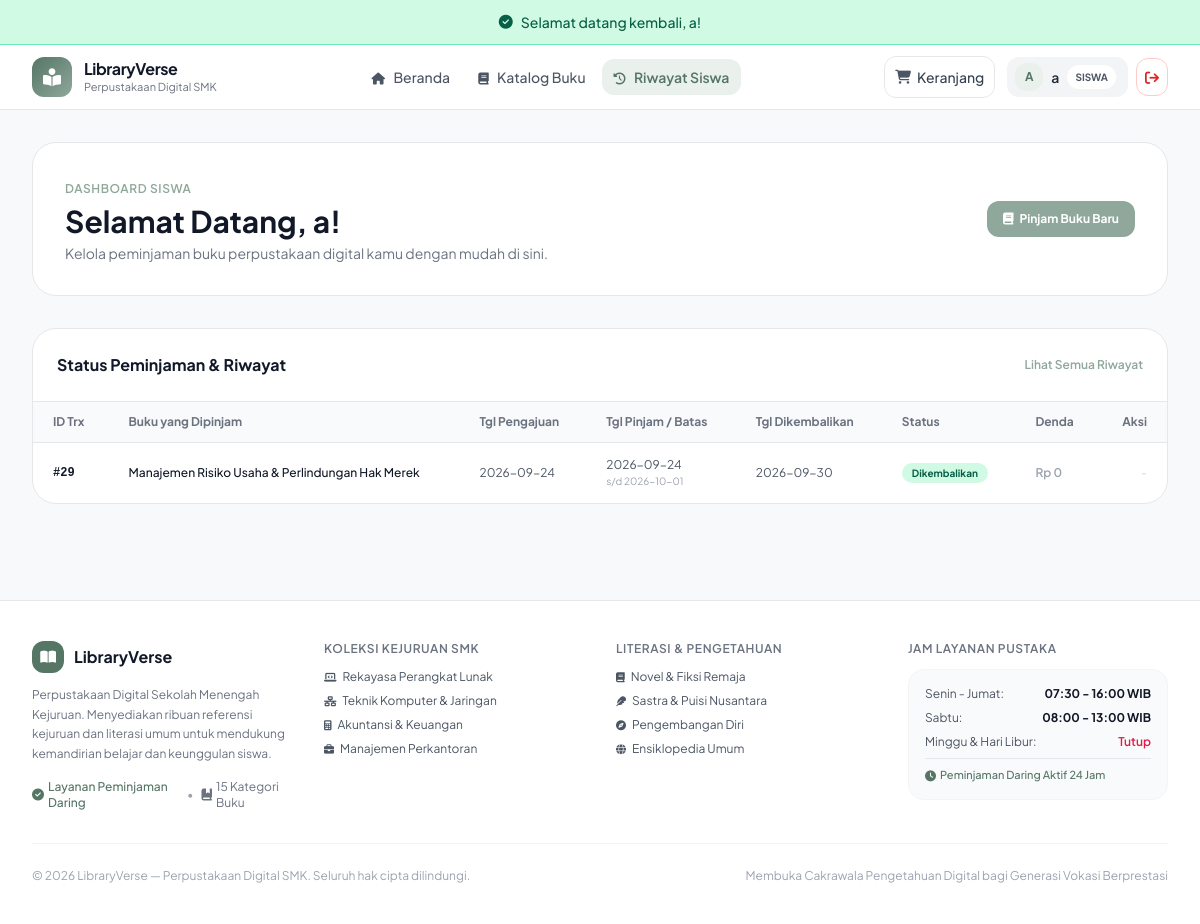
Page /index.php?c=user&a=dashboard (signed in) on the committed database.
### tables this page shows
CREATE TABLE `transaksi` (
  `id_transaksi` int(11) NOT NULL,
  `id_pengguna` int(11) DEFAULT NULL,
  `id_admin` int(11) DEFAULT NULL,
  `tgl_pengajuan` date NOT NULL,
  `tgl_pinjam` date DEFAULT NULL,
  `batas_kembali` date DEFAULT NULL,
  `tgl_kembali` date DEFAULT NULL,
  `status` enum('menunggu','dipinjam','menunggu_kembali','dikembalikan','ditolak') NOT NULL DEFAULT 'dipinjam',
  `total_denda` decimal(10,2) NOT NULL DEFAULT 0.00
);

### controller/UserController.php (called while the page is built, shortened)
<?php
require_once __DIR__ . '/../model/Transaksi.php';
require_once __DIR__ . '/../model/Buku.php';
class UserController extends Controller {
    private function resolveUserId() {
        return $_SESSION['user_id']
            ?? $_SESSION['id_pengguna']
            ?? $_SESSION['id']
            ?? $_SESSION['pengguna_id']
             ?? ($_SESSION['user']['id_pengguna'] ?? null)
            ?? null;
    }
    public function dashboard() {
        $userId = $this->resolveUserId();
        $transaksiModel = new Transaksi();
        $bukuModel = new Buku();
        $myTransactions = $transaksiModel->getByUser($userId);
        $pending = array_filter($myTransactions, fn($t) => $t['status'] === 'menunggu');
        $borrowed = array_filter($myTransactions, fn($t) => $t['status'] === 'dipinjam' || $t['status'] === 'menunggu_kembali' || empty($t['status']));
        $returned = array_filter($myTransactions, fn($t) => $t['status'] === 'dikembalikan');
        $activeLoans = array_merge($pending, $borrowed);
        $totalDenda = array_reduce($myTransactions, function($acc, $t) {
            return $acc + (int)($t['total_denda'] ?? 0);
        }, 0);
        $recommendedBooks = array_slice($bukuModel->getAllWithDetails(), 0, 4);
        $data = [
            'pageTitle' => 'Dashboard Siswa - ' . ($_SESSION['nama'] ?? $_SESSION['user']['nama_lengkap'] ?? 'Siswa'),
            'totalPending' => count($pending),
            'totalActive' => count($borrowed),
            'totalReturned' => count($returned),
            'activeLoans' => $activeLoans,
            'myTransactions' => $myTransactions,
            'totalDenda' => $totalDenda,
            'recommendedBooks' => $recommendedBooks
        ];
        $this->view('user/dashboard', $data);
    }
}
?>

### model/Model.php (called while the page is built, shortened)
<?php
require_once __DIR__ . '/../config/Database.php';
abstract class Model {
    public function __construct() {
        $this->db = Database::getInstance()->getConnection();
    }
}

### config/Database.php (called while the page is built, shortened)
<?php
class Database {
    private $host = "sql103.infinityfree.com";
    private $user = "if0_42759950";
    private $pass = "N4VhNZeZ2y";
    private $dbname = "if0_42759950_xii_rpl_1_alisa_paket4";
    private $charset = "utf8mb4";
    private static $instance = null;
    private $dbh;
    private function __construct() {
        $dsn = "mysql:host=" . $this->host . ";dbname=" . $this->dbname . ";charset=" . $this->charset;
        $options = [
            PDO::ATTR_PERSISTENT => true,
            PDO::ATTR_ERRMODE => PDO::ERRMODE_EXCEPTION,
            PDO::ATTR_DEFAULT_FETCH_MODE => PDO::FETCH_ASSOC,
            PDO::ATTR_EMULATE_PREPARES => false,
        ];
        try {
            $this->dbh = new PDO($dsn, $this->user, $this->pass, $options);
        } catch (PDOException $e) {
            $this->error = $e->getMessage();
            die("Koneksi Database Gagal: " . $this->error . "<br>Pastikan database <b>xii_rpl_1_alisa_paket4</b> sudah di-import di phpMyAdmin!");
        }
    }
    public static function getInstance() {
        if (self::$instance === null) {
            self::$instance = new self();
        }
        return self::$instance;
    }
    public function getConnection() {
        return $this->dbh;
    }
}
?>

### model/Buku.php (called while the page is built, shortened)
<?php
require_once __DIR__ . '/Model.php';
class Buku extends Model {
    public function getAllWithDetails($search = '', $kategoriId = null) {
        $sql = "SELECT b.*, k.nama_kategori, p.nama_penerbit
                FROM buku b
                LEFT JOIN kategori k ON b.id_kategori = k.id_kategori
                LEFT JOIN penerbit p ON b.id_penerbit = p.id_penerbit
                WHERE 1=1";
        $params = [];
        $sql .= " ORDER BY b.id_buku DESC";
        $stmt = $this->db->prepare($sql);
        $stmt->execute($params);
        return $stmt->fetchAll();
    }
}
?>

### model/Transaksi.php (called while the page is built, shortened)
<?php
require_once __DIR__ . '/Model.php';
class Transaksi extends Model {
    public function getByUser($id_pengguna) {
        $sql = "SELECT t.*,
                       COALESCE(p.nama_lengkap, al.nama_lengkap, CONCAT('Siswa ID #', t.id_pengguna)) AS nama_peminjam,
                       COALESCE(p.nis, al.nis, '-') AS nis,
                       GROUP_CONCAT(b.judul SEPARATOR ' || ') AS daftar_buku,
                       COUNT(dt.id_buku) AS total_buku,
                       a.nama_admin,
                       CASE
                           WHEN t.status = 'dipinjam' AND CURDATE() > t.batas_kembali
                           THEN DATEDIFF(CURDATE(), t.batas_kembali) * 1000 * (SELECT COUNT(*) FROM detail_transaksi WHERE id_transaksi = t.id_transaksi)
                           ELSE t.total_denda
                       END AS calculated_denda
                FROM transaksi t
                LEFT JOIN pengguna p ON t.id_pengguna = p.id_pengguna
                LEFT JOIN alumni al ON (t.id_pengguna = al.id_pengguna OR t.id_pengguna = al.id_alumni)
                LEFT JOIN admin a ON t.id_admin = a.id_admin
                LEFT JOIN detail_transaksi dt ON t.id_transaksi = dt.id_transaksi
                LEFT JOIN buku b ON dt.id_buku = b.id_buku
                WHERE t.id_pengguna = :id_pengguna
                GROUP BY t.id_transaksi ORDER BY t.id_transaksi DESC";
        $stmt = $this->db->prepare($sql);
        $stmt->execute([':id_pengguna' => $id_pengguna]);
        return $stmt->fetchAll();
    }
}
?>

### view/user/dashboard.php (the view)
<div class="max-w-7xl mx-auto px-4 sm:px-6 lg:px-8 py-8 space-y-8">
    <div class="bg-white rounded-3xl p-6 sm:p-8 border border-gray-200 shadow-xs flex flex-col md:flex-row md:items-center justify-between gap-6">
        <div>
            <span class="text-xs font-semibold text-[#8FA89B] uppercase tracking-wider">Dashboard Siswa</span>
            <h1 class="text-2xl sm:text-3xl font-bold text-gray-900 mt-1">Selamat Datang, <?= htmlspecialchars($_SESSION['nama'] ?? $_SESSION['user']['nama_lengkap'] ?? 'Siswa') ?>!</h1>
            <p class="text-xs sm:text-sm text-gray-500 mt-1">Kelola peminjaman buku perpustakaan digital kamu dengan mudah di sini.</p>
        </div>
        <div class="flex items-center gap-3">
            <a href="index.php?c=katalog&a=index" class="px-4 py-2.5 rounded-xl bg-[#8FA89B] hover:bg-[#789687] text-white text-xs font-bold transition shadow-xs flex items-center gap-1.5">
                <i class="fa-solid fa-book"></i> Pinjam Buku Baru
            </a>
        </div>
    </div>
    <div class="bg-white rounded-3xl border border-gray-200 overflow-hidden shadow-xs">
        <div class="p-6 border-b border-gray-200 flex items-center justify-between">
            <h2 class="text-base font-bold text-gray-900">Status Peminjaman & Riwayat</h2>
            <a href="index.php?c=user&a=riwayat" class="text-xs font-semibold text-[#8FA89B] hover:underline">Lihat Semua Riwayat</a>
        </div>
        <div class="overflow-x-auto">
            <table class="w-full text-left text-xs text-gray-600">
                <thead class="bg-gray-50 text-gray-500 font-semibold border-b border-gray-200">
                    <tr>
                        <th class="px-5 py-3">ID Trx</th>
                        <th class="px-5 py-3">Buku yang Dipinjam</th>
                        <th class="px-5 py-3">Tgl Pengajuan</th>
                        <th class="px-5 py-3">Tgl Pinjam / Batas</th>
                        <th class="px-5 py-3">Tgl Dikembalikan</th>
                        <th class="px-5 py-3">Status</th>
                        <th class="px-5 py-3">Denda</th>
                        <th class="px-5 py-3 text-right">Aksi</th>
                    </tr>
                </thead>
                <tbody class="divide-y divide-gray-100">
                    <?php if (empty($myTransactions)): ?>
                        <tr>
                            <td colspan="8" class="px-5 py-12 text-center text-gray-400">
                                Anda belum memiliki riwayat transaksi peminjaman.
                            </td>
                        </tr>
                    <?php else: ?>
                        <?php foreach ($myTransactions as $t): ?>
                            <tr class="hover:bg-gray-50/50 transition">
                                <td class="px-5 py-3.5 font-mono font-semibold text-gray-900">#<?= $t['id_transaksi'] ?></td>
                                <td class="px-5 py-3.5 font-medium text-gray-900 max-w-sm"><?= htmlspecialchars($t['daftar_buku'] ?? '-') ?></td>
                                <td class="px-5 py-3.5"><?= $t['tgl_pengajuan'] ?? '-' ?></td>
                                <td class="px-5 py-3.5">
                                    <?= $t['tgl_pinjam'] ?? '-' ?> <br>
                                    <span class="text-[10px] text-gray-400">s/d <?= $t['batas_kembali'] ?? '-' ?></span>
                                </td>
                                <td class="px-5 py-3.5"><?= $t['tgl_kembali'] ?: '-' ?></td>
                                <td class="px-5 py-3.5">
                                    <?php
                                        $badgeClass = 'bg-gray-100 text-gray-800';
                                        if ($t['status'] === 'menunggu') $badgeClass = 'bg-amber-100 text-amber-800';
                                        elseif ($t['status'] === 'dipinjam') $badgeClass = 'bg-sky-100 text-sky-800';
                                        elseif ($t['status'] === 'menunggu_kembali') $badgeClass = 'bg-purple-100 text-purple-800';
                                        elseif ($t['status'] === 'dikembalikan') $badgeClass = 'bg-emerald-100 text-emerald-800';
                                        elseif ($t['status'] === 'ditolak') $badgeClass = 'bg-red-100 text-red-800';
                                    ?>
                                    <span class="px-2.5 py-1 rounded-full text-[10px] font-bold <?= $badgeClass ?>">
                                        <?= $t['status'] === 'menunggu_kembali' ? 'Menunggu Konfirmasi' : ucfirst($t['status']) ?>
                                    </span>
                                </td>
                                <td class="px-5 py-3.5 font-semibold <?= ($t['calculated_denda'] ?? 0) > 0 ? 'text-rose-600' : 'text-gray-400' ?>">
                                    Rp <?= number_format($t['calculated_denda'] ?? 0, 0, ',', '.') ?>
                                </td>
                                <td class="px-5 py-3.5 text-right whitespace-nowrap">
                                    <?php if ($t['status'] === 'dipinjam'): ?>
                                        <a href="index.php?c=user&a=ajukanKembali&id=<?= $t['id_transaksi'] ?>"
                                           onclick="return confirm('Yakin ingin mengajukan pengembalian buku ini ke petugas?');"
                                           class="px-3 py-1.5 rounded-lg bg-[#8FA89B] hover:bg-[#789687] text-white text-[11px] font-semibold transition inline-block">
                                            Ajukan Kembali
                                        </a>
                                    <?php else: ?>
                                        <span class="text-gray-300">-</span>
                                    <?php endif; ?>
                                </td>
                            </tr>
                        <?php endforeach; ?>
                    <?php endif; ?>
                </tbody>
            </table>
        </div>
    </div>
</div>

### view/templates/header.php (style rules this page uses)
body { font-family: 'Plus Jakarta Sans', sans-serif; background-color: #F8F9FA; color: #2D3748; }

### rows in the picture
transaksi: id_transaksi "29", daftar_buku "Manajemen Risiko Usaha & Perlindungan Hak Merek", tgl_pengajuan "2026-09-24", tgl_pinjam "2026-09-24", batas_kembali "2026-10-01", tgl_kembali "2026-09-30", status "Dikembalikan", calculated_denda "0"

### other values in the picture
$flash['message'] "Selamat datang kembali, a!"
substr($userName, 0, 1) "A"
$userName "a"
$_SESSION['nama'] "a"
